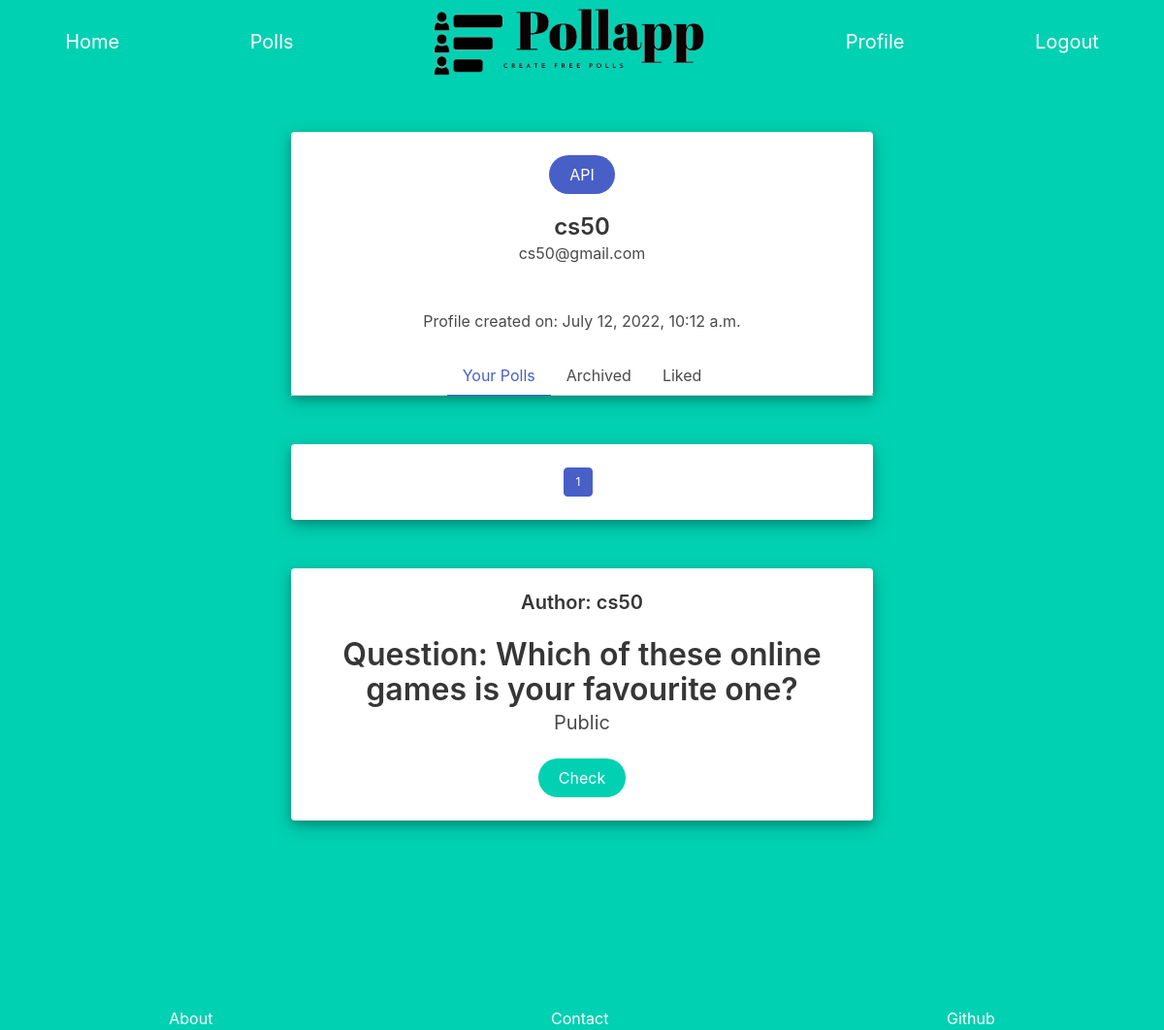
The page /profile/active/1 (signed in) on the database its author committed.
### Pollapp/models.py (models this page shows, shortened)
class User(AbstractUser):
    def __str__(self):
        return f"{self.username}"

class Poll(models.Model):
    user = models.ForeignKey(User, on_delete=models.CASCADE)
    url = models.CharField(max_length=24)
    poll_question = models.CharField(max_length=64)
    options = models.ManyToManyField(Option, symmetrical=False, blank=True , related_name="options")
    votes = models.ManyToManyField(Votes, symmetrical=False, blank=True, related_name="votes")
    likes = models.ManyToManyField(User, symmetrical=False, blank=True, related_name="likes")
    private = models.BooleanField()
    active = models.BooleanField(default=True)

### Pollapp/views.py (the view, shortened to what this page needs)
# urls.py: path("profile/<str:category>/<str:page_num>", views.profile , name="profile"),
@login_required(redirect_field_name='login')
def profile(request, category, page_num):
    if category == 'archived':
        user_polls = Poll.objects.filter(user=request.user, active=False).order_by("-id")
    elif category=='active':
        user_polls = Poll.objects.filter(user=request.user, active=True).order_by("-id")
    else:
        return render(request, "Pollapp/error_page.html" , {
            "message" : "Wrong url",
        })
    try:
        user_polls_info = pagination(user_polls, int(page_num))
    except:
         return render(request, "Pollapp/error_page.html" , {
            "message" : "Wrong url",
        })
    if int(page_num) >= 3:
        has_first = True
    else:
        has_first = False
    if int(page_num) <= user_polls_info["number_of_pages"]-2:
        has_last = True
    else:
        has_last = False
    return render(request, "Pollapp/profile.html", {
        "current_page_number": int(page_num),
        "polls" : user_polls_info["contents"],
        "number_of_pages": user_polls_info["number_of_pages"],
        "has_next": user_polls_info["has_next"],
        "next":int(page_num)+1,
        "has_previous": user_polls_info["has_previous"],
        "previous":int(page_num)-1,
        "has_first":has_first,
        "has_last": has_last,
        "category": category,
    })

### Pollapp/views.py (called while the page is built)
def pagination(pag_objects, page_num):
    page_view = Paginator(pag_objects,5)
    page_info = {
        "contents": page_view.page(page_num).object_list,
        "number_of_pages": page_view.num_pages,
        "has_next": page_view.page(page_num).has_next(),
        "has_previous": page_view.page(page_num).has_previous(),
    }
    return page_info

### Pollapp/templates/Pollapp/profile.html (shortened to what this page needs)
{% extends "Pollapp/layout.html" %}
{% block body %}
<div id="user_profile" class="card">
    <div style="min-width:100%;" class="card-content">
      <div style="min-width:100%;" class="media">
        <div style="min-width:100%;" class="media-content">
          <a class="button is-link is-rounded small-bottom-margin" href="{% url 'api_info' %}">API</a>
          <p class="title is-4">{{user.username}}</p>
          <p class="subtitle is-6">{{user.email}}</p>
        </div>
      </div>
        <br>
        <time datetime="2016-1-1">Profile created on: {{user.date_joined}}</time>
      </div>
      <div class="tabs is-centered">
        <ul>
          {% if category == "active"%}
            <li class="is-active"><a>Your Polls</a></li>
          {% else %}
            <li><a href="{% url 'profile' 'active' '1' %}">Your Polls</a></li>
          {% endif %}
          {% if category == "archived"%}
            <li class="is-active"><a>Archived</a></li>
          {% else %}
            <li><a href="{% url 'profile' 'archived' '1' %}">Archived</a></li>
          {% endif %}
          {% if category == "liked"%}
            <li class="is-active"><a>Liked</a></li>
          {% else %}
            <li><a href="{% url 'profile' 'liked' '1' %}">Liked</a></li>
          {% endif %}
        </ul>
      </div>
    </div>
  <div class="card poll">
    <div class="card-content">
      <div class="media">
        <div class="media-content">
          <nav style="width: 100%; height: 100%;"class="pagination is-small is-centered" role="navigation" aria-label="pagination">
            <ul class="pagination-list">
              <li><a class="pagination-link is-current" aria-label="Page {{current_page_number}}" aria-current="page">{{current_page_number}}</a></li>
            </ul>
          </nav>
        </div>
      </div>
    </div>
  </div>
  {% for poll in polls %}
    <div class="card poll">
      <div class="card-content">
        <div class="media">
          <div class="media-content">
            <p class="title is-5">Author: {{poll.user}}</p>
              <p class="title is-3">Question: {{poll.poll_question}}</p>
              {% if poll.private %}
                <h5 class="subtitle is-5">Private</h5>
              {% else %}
                <h5 class="subtitle is-5">Public</h5>
              {% endif %}
              <form action="{% url 'poll_page' poll.url %}" >
                <button class="button is-primary is-rounded" type="submit">Check</button>
              </form>
            </div>
          </div>
        </div>
      </div>
  {% endfor %}
{% endblock%}

### Pollapp/static/Pollapp/style.css (style rules this page uses)
.small-bottom-margin { margin-bottom: 20px; }
html, body { background-color: #00d1b2; min-height: 100%; }
#user_profile, .poll { text-align: center; width: 30%; margin: auto; margin-top: 50px; box-shadow: 0 4px 8px 0 rgba(0, 0, 0, 0.2), 0 6px 20px 0 rgba(0, 0, 0, 0.19); }
@media (max-width: 1500px) { #user_profile, .poll { width: 50%; } }

### rows shown on the page
User: username "cs50", email "cs50@gmail.com", date_joined "July 12, 2022, 10:12 a.m."
Poll: user "cs50", poll_question "Which of these online games is your favourite one?", private "Public"

### other values the page prints
{{ current_page_number }} "1"
